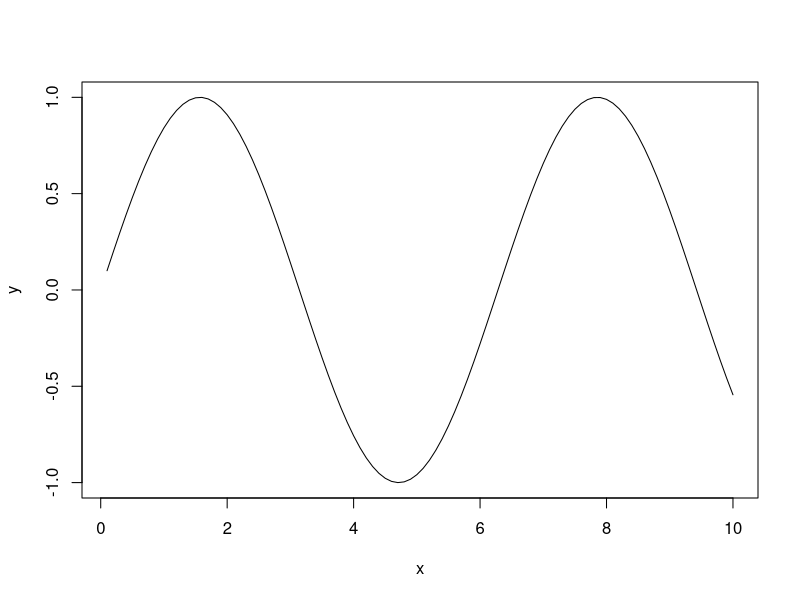

The R script that drew this image:
## How to code a function in R to accept user-specified functions in 
## symbolic notation for execution
## use "eval()" within a function definition
#
# Must assign x within function or it doesn't get passed to local scope

funkx <- function( expression, x ) {
	  x <- x             ## assignment inside function introduces x to local scope
	  y <- eval(expression)            
	  return(y)  
}

plotfunkx <- function( expression, x) {
	y <- funkx ( expression, x )
	plot(x,y, type="l")
    return(y)
}
## Examples: 

funkx(x+1, x<-1:10)
funkx(x^3+1, x<-1:5)
funkx(2^x, x<-1:8)     
funkx(sin(x), x<-1:100*.1)# etc.

plotfunkx(sin(x), x<-1:100*.1)# etc.